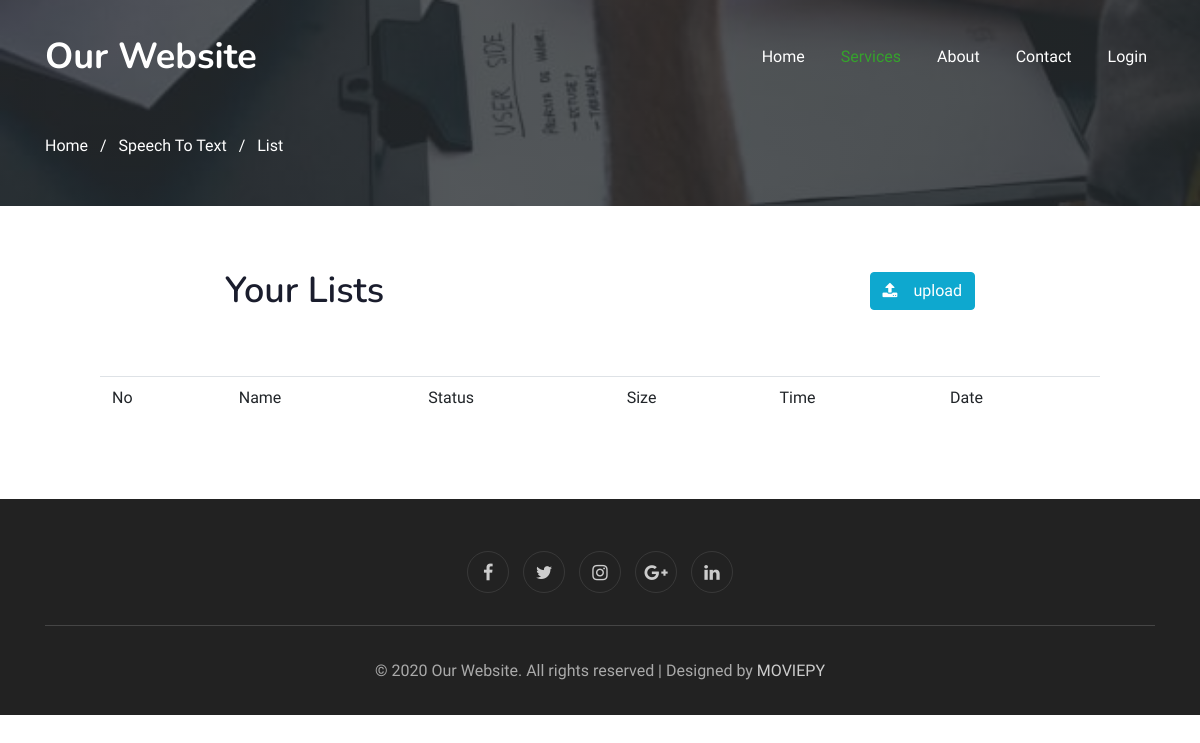
The app's page /speech-to-text/list/, older data.
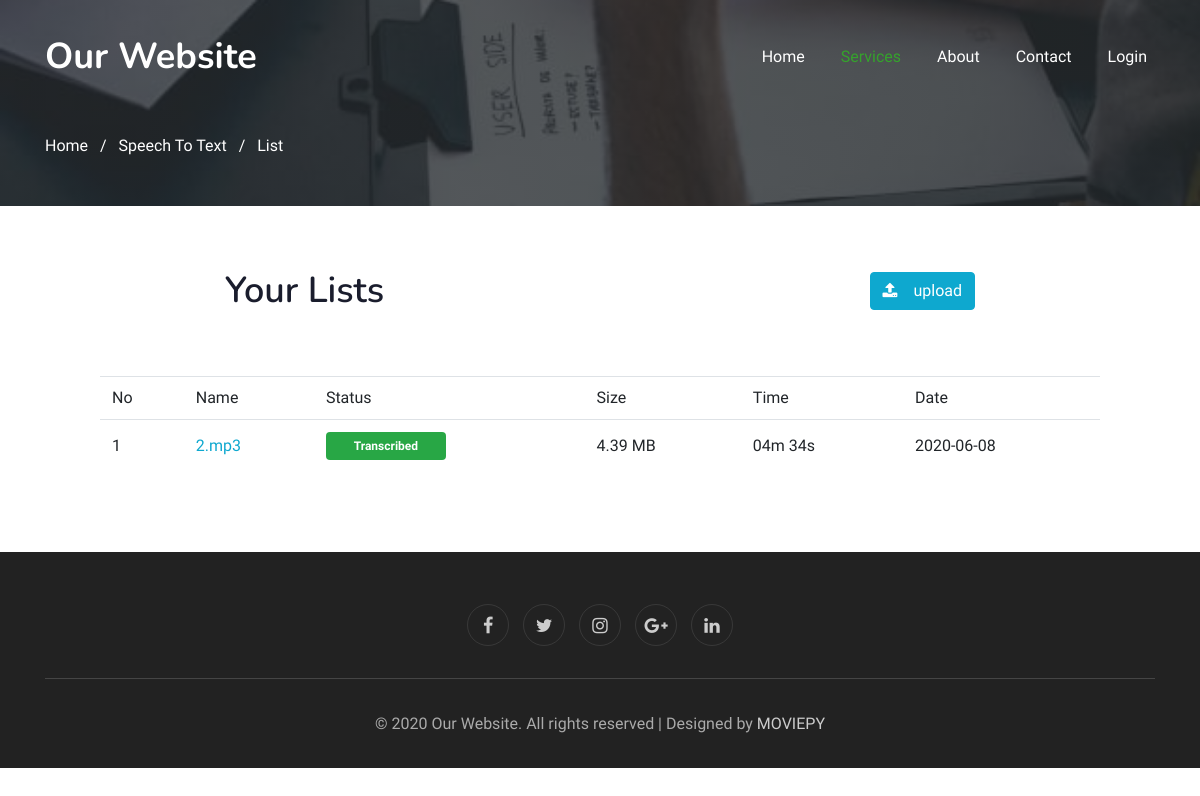
The same page, newer data.
### speech_to_text/models.py (models this page shows, shortened)
class Upload(models.Model):
    filename = models.CharField(max_length=100)
    uploaded_name = models.CharField(max_length=100)
    file_type = models.CharField(max_length=100)
    file_size = models.CharField(max_length=100)
    file_time = models.CharField(max_length=100)
    status = models.CharField(max_length=20, null=True, blank=True)
    lang = models.CharField(max_length=100)
    result = models.TextField(null=True, blank=True)
    uploaded_on = models.CharField(max_length=100)
    resulted_on = models.CharField(max_length=100, null=True, blank=True)
    user = models.ForeignKey(CustomUser, on_delete=models.CASCADE)

### speech_to_text/views.py (the view)
def lists(request):
  lists = Upload.objects.all()
  return render(request, 'speech_to_text/list.html', { 'lists' : lists, 'page' : 'service' })

### templates/speech_to_text/list.html (shortened to what this page needs)
{% extends "common/base.html" %}
{% load static %}
{% block custom_css %}
  <link rel="stylesheet" href="{% static 'speech_to_text/css/list.css'%}">
{% endblock %}
{% block content %}
  <section class="w3l-service-breadcrum">
    <div class="breadcrum-bg">
      <div class="container py-5">
        <p><a href="/">Home</a> &nbsp; / &nbsp; Speech To Text &nbsp; / &nbsp; List</p>
      </div>
    </div>
  </section>
  <section class="w3l-pricing-7" id="upload_section" >
    <div class="w3l-pricing-7_sur py-5">
      <div class="container py-md-3">
        <div class="heading text-center mx-auto d-flex justify-content-between align-items-center">
          <h3 class="head">Your Lists</h3>
          <a href="/speech-to-text/upload/" class="btn btn-primary"><i class="fa fa-upload mr-3"></i>upload</a>
        </div>
        <div class="row w3l-pricing-7-gd-top pt-3 mt-5">
          <table id="list" class="table table-hover">
            <thead>
              <tr>
                <td>No</td>
                <td>Name</td>
                <td>Status</td>
                <td>Size</td>
                <td>Time</td>
                <td>Date</td>
              </tr>
            </thead>
            <tbody>
              {% for list in lists %}
                <tr>
                  <td>{{ forloop.counter }}</td>
                  <td><a href="/speech-to-text/list/{{list.id}}">{{ list.filename }}</a></td>
                  <td>
                    {% if list.status == "Uploaded" %}
                    <span class="badge badge-warning p-2" style="width: 120px;">
                      <div class="spinner-border text-light mr-2" role="status" style="width: 1rem; height: 1rem;">
                        <span class="sr-only">Loading...</span>
                      </div>
                      Transcibing...
                    </span>
                    {% elif list.status == "Transcribed" %}
                      <span class="badge badge-success p-2" style="width: 120px;">Transcribed</span>
                    {% elif list.status == "Failed" %}
                      <span class="badge badge-danger">Failed</span>
                    {% elif list.status == "aborted" %}
                      aborted
                    {% else %}
                      <span class="badge badge-danger">Error</span>
                    {% endif %}
                  </td>
                  <td>{{ list.file_size }}</td>
                  <td>{{ list.file_time }}</td>
                  <td>{{ list.uploaded_on }}</td>
                </tr>
              {% endfor%}
            </tbody>
          </table>
        </div>
      </div>
    </div>
  </section>
  <section class="w3l-footer-29-main" id="footer">
    <div class="footer-29 text-center">
      <div class="container">
        <div class="main-social-footer-29">
          <a href="#facebook" class="facebook"><span class="fa fa-facebook"></span></a>
          <a href="#twitter" class="twitter"><span class="fa fa-twitter"></span></a>
          <a href="#instagram" class="instagram"><span class="fa fa-instagram"></span></a>
          <a href="#google-plus" class="google-plus"><span class="fa fa-google-plus"></span></a>
          <a href="#linkedin" class="linkedin"><span class="fa fa-linkedin"></span></a>
        </div>
        <div class="bottom-copies text-center">
          <p class="copy-footer-29">© 2020 Our Website. All rights reserved | Designed by <a
              href="https://MOVIEPY.com">MOVIEPY</a></p>
        </div>
      </div>
    </div>
  </section>
{% endblock %}

### templates/common/base.html (shortened to what this page needs)
{% load static %}
<!DOCTYPE html>
<html lang="en">
<head>
  {% include "common/global_css.html" %}
  {% block custom_css %}{% endblock %}
</head>
<body class="{% block body_class %}{% endblock %}">
  {% block navbar %}
  <section class="w3l-bootstrap-header">
    <nav class="navbar navbar-expand-lg navbar-light py-lg-3 py-2">
      <div class="container">
        <a class="navbar-brand" href="/"> Our Website</a>
        <div class="collapse navbar-collapse" id="navbarSupportedContent">
          <ul class="navbar-nav ml-auto">
            <li class="nav-item">
              <a class="nav-link {% if page == 'index' %}active{% endif %}" href="/">Home</a>
            </li>
            <li class="nav-item">
              <a class="nav-link {% if page == 'service' %}active{% endif %}" href="/services">Services</a>
            </li>
            <li class="nav-item">
              <a class="nav-link {% if page == 'about' %}active{% endif %}" href="/about">About</a>
            </li>
            <li class="nav-item">
              <a class="nav-link {% if page == 'contact' %}active{% endif %}" href="/contact">Contact</a>
            </li>
            {% if user.is_authenticated %}
              <li class="nav-item dropdown {% if not user.is_authenticated %}hide{% endif %}">
                <a class="nav-link" href="#"><i class="fa fa-user-circle-o"></i>&nbsp;&nbsp;{{ user.get_username }}&nbsp;&nbsp;<i class="fa fa-caret-down"></i></a>
                <div class="dropdown-content">
                <a href="#" class="d-flex justify-content-between">Profile<i class="fa fa-user "></i></a>
                <a href="#" class="d-flex justify-content-between">Your Repository<i class="fa fa-home "></i></a>
                <a href="{% url 'account_logout' %}" class="d-flex justify-content-between">LogOut <i class="fa fa-sign-out "></i></a>
              </li>
            {% else %}
              <li class="nav-item ">
                <a class="nav-link" href="{% url 'account_login' %}">Login</a>
              </li>
            {% endif %}
          </ul>
        </div>
      </div>
    </nav>
  </section>
  {% endblock %}
  {% block content %}
  {% endblock %}
</body>
</html>

### templates/common/global_css.html (shortened to what this page needs)
{% load static %}
<link rel="stylesheet" href="{% static 'common/css/style-starter.css' %}">

### templates/common/global_js.html (shortened to what this page needs)
{% load static %}

Row changes from the older to the newer data that the page shows:
added Upload: filename "2.mp3", status "Transcribed", file_size "4.39 MB", file_time "04m 34s", uploaded_on "2020-06-08"
